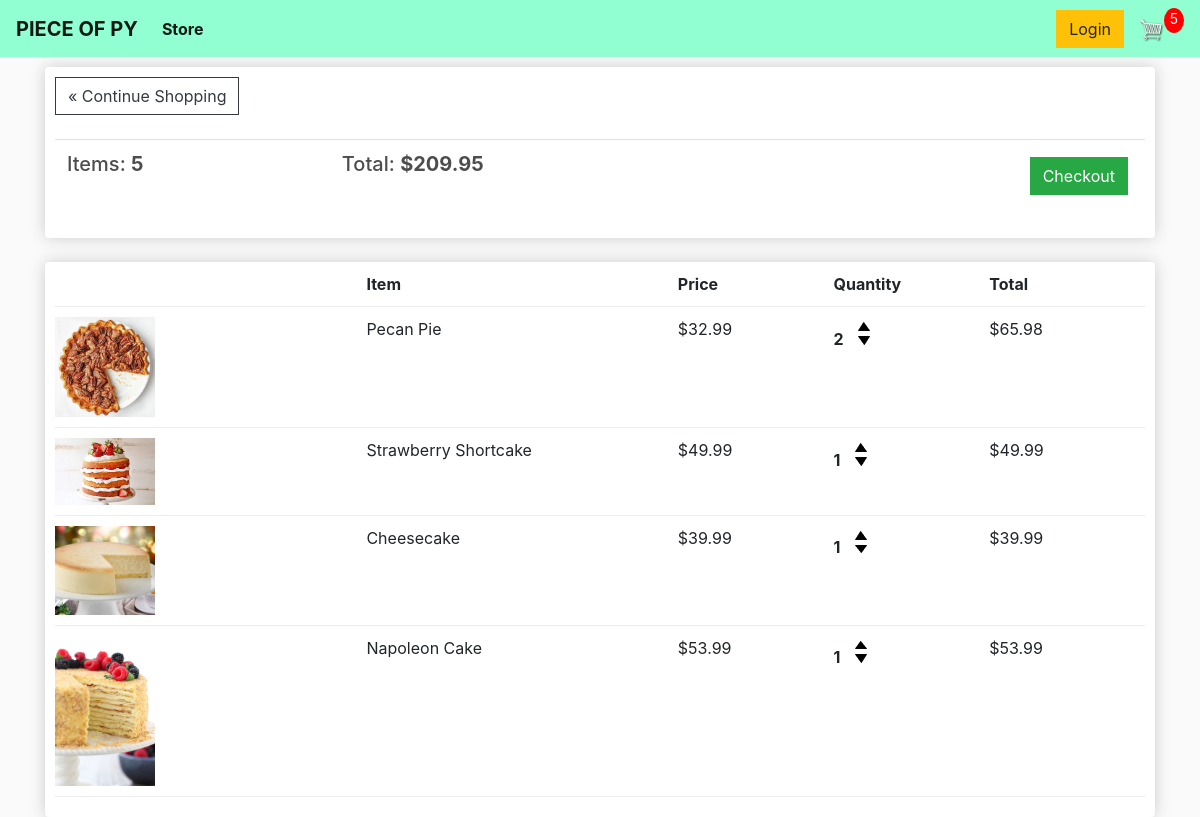
/cart/ (signed in), run on an earlier commit of the app's database.
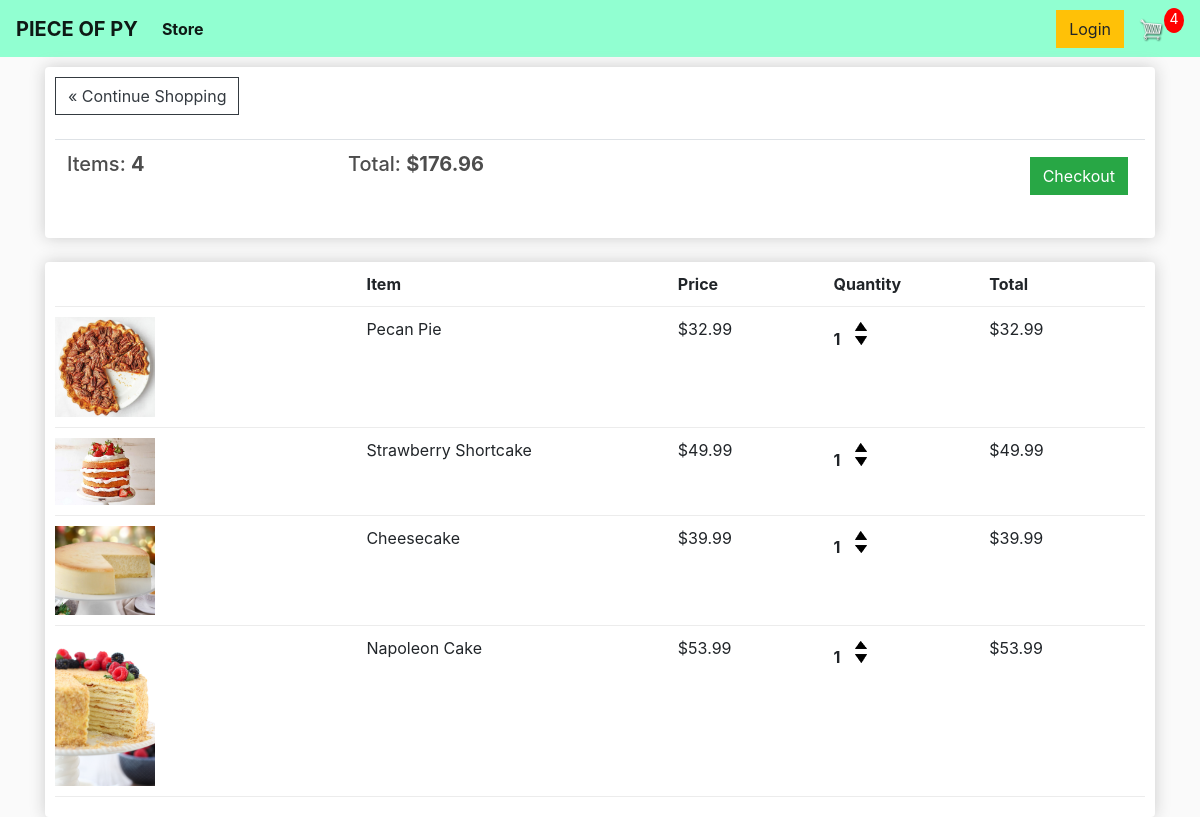
And on a later commit of the database.
### store/models.py (models this page shows, shortened)
class Order(models.Model):
	customer = models.ForeignKey(Customer, on_delete=models.SET_NULL, null=True, blank=True)
	date_ordered = models.DateTimeField(auto_now_add=True)
	complete = models.BooleanField(default=False, null=True, blank=False)
	transaction_id = models.CharField(max_length=100, null=True)
	@property
	def get_cart_total(self):
		orderitems = self.orderitem_set.all()
		total = sum([item.get_total for item in orderitems])
		return total
	@property
	def get_cart_items(self):
		orderitems = self.orderitem_set.all()
		total = sum([item.quantity for item in orderitems])
		return total

class OrderItem(models.Model):
	product = models.ForeignKey(Product, on_delete=models.SET_NULL, blank=True, null=True)
	order = models.ForeignKey(Order, on_delete=models.SET_NULL, blank=True, null=True)
	quantity = models.IntegerField(default=0, null=True, blank=True)
	date_added = models.DateTimeField(auto_now_add=True)
	@property
	def get_total(self):
		total = self.product.price * self.quantity
		return total

class Product(models.Model):
  name = models.CharField(max_length=200, null=True)
  price = models.DecimalField(max_digits=10, decimal_places=2)
  digital = models.BooleanField(default=False, null=True, blank=True)
  image = models.ImageField(blank=True, null=True)
  @property
  def imageURL(self):
    try:
      url = self.image.url
    except:
      url = ''
    return url

### store/views.py (the view)
# urls.py: path('cart/', views.cart, name="cart"),
def cart(request):
	if request.user.is_authenticated:
		customer = request.user.customer
		order, created = Order.objects.get_or_create(customer=customer, complete=False)
		items = order.orderitem_set.all()
		cartItems = order.get_cart_items
	else:
		items = []
		order = {'get_cart_total':0, 'get_cart_items':0, 'shipping':False}
		cartItems = order['get_cart_items']
	context = {'items':items, 'order':order, 'cartItems':cartItems}
	return render(request, 'store/cart.html', context)

### store/templates/store/cart.html
{% extends 'store/main.html' %} {% load static %} {% block content %}
<div class="row">
  <div class="col-lg-12">
    <div class="box-element">
      <a class="btn btn-outline-dark" href="{% url 'store' %}"
        >&#171; Continue Shopping</a>
      <br />
      <br />
      <table class="table">
        <tr>
          <th>
            <h5>Items: <strong>{{order.get_cart_items}}</strong></h5>
          </th>
          <th>
            <h5>
              Total: <strong>${{order.get_cart_total|floatformat:2}}</strong>
            </h5>
          </th>
          <th>
            <a
              style="float: right; margin: 5px"
              class="btn btn-success"
              href="{% url 'checkout' %}">Checkout</a
            >
          </th>
        </tr>
      </table>
    </div>
    <br />
    <div class="box-element">
      <div class="cart-row">
        <div style="flex: 2"></div>
        <div style="flex: 2"><strong>Item</strong></div>
        <div style="flex: 1"><strong>Price</strong></div>
        <div style="flex: 1"><strong>Quantity</strong></div>
        <div style="flex: 1"><strong>Total</strong></div>
      </div>
      {% for item in items %}
      <div class="cart-row">
        <div style="flex: 2">
          <img class="row-image" src="{{item.product.imageURL}}" />
        </div>
        <div style="flex: 2"><p>{{item.product.name}}</p></div>
        <div style="flex: 1"><p>${{item.product.price|floatformat:2}}</p></div>
        <div style="flex: 1">
          <p class="quantity">{{item.quantity}}</p>
          <div class="quantity">
            <img
              data-product="{{item.product.id}}"
              data-action="add"
              class="chg-quantity update-cart"
              src="{% static  'images/arrow-up.png' %}"
            />
            <img
              data-product="{{item.product.id}}"
              data-action="remove"
              class="chg-quantity update-cart"
              src="{% static  'images/arrow-down.png' %}"
            />
          </div>
        </div>
        <div style="flex: 1"><p>${{item.get_total|floatformat:2}}</p></div>
      </div>
      {% endfor %}
    </div>
  </div>
</div>
{% endblock content %}

What changed in the data, as far as the page shows it:
changed through a linked row, Order: get_cart_items "5" → "4"; get_cart_total "209.95" → "176.96"
changed OrderItem "Pecan Pie": quantity "2" → "1"; get_total "65.98" → "32.99"
Also different on the page:
{{ cartItems }}: "5" → "4"
